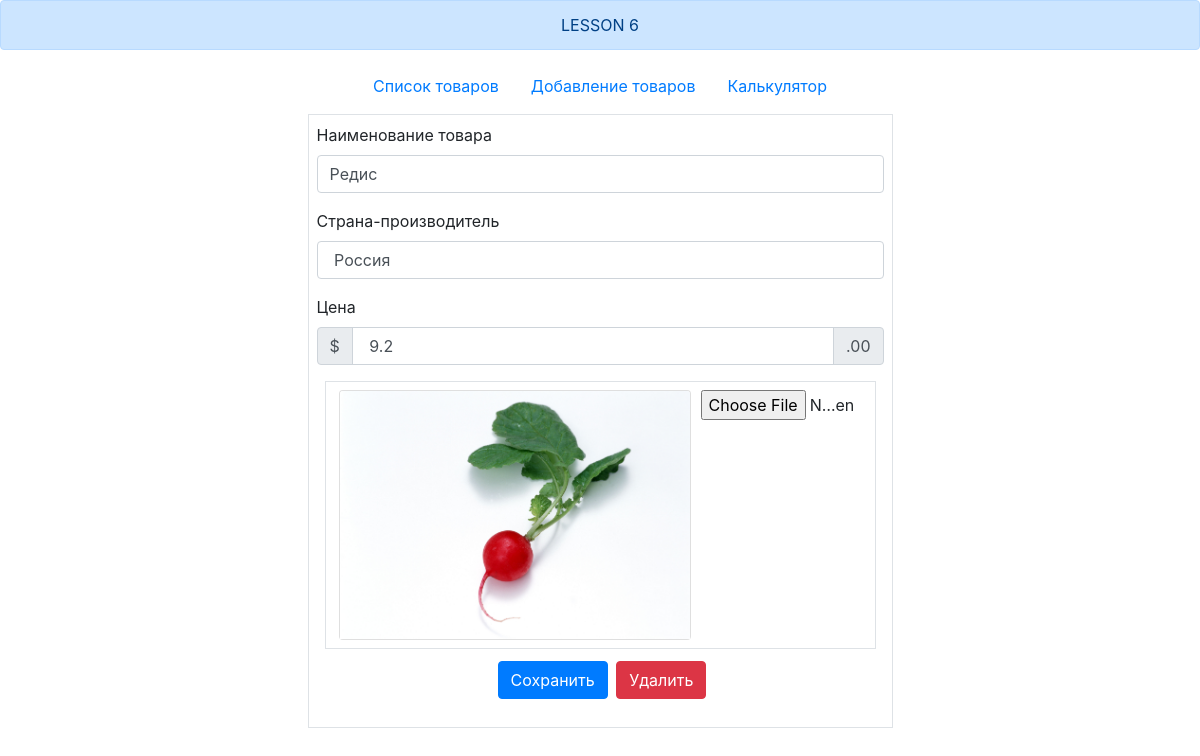
The page /card.php?id=4 on the database its author committed.
### tables this page shows
CREATE TABLE IF NOT EXISTS `goods` (
  `id` int(11) NOT NULL AUTO_INCREMENT,
  `name` varchar(255) NOT NULL,
  `country` varchar(255) NOT NULL,
  `price` float NOT NULL,
  `img` varchar(255) NOT NULL,
  PRIMARY KEY (`id`),
  UNIQUE KEY `img` (`img`),
  KEY `name` (`name`),
  KEY `country` (`country`)
);

### engine/models.php (called while the page is built, shortened)
<?php
function getGoodByID($id){
  global $db;
  $res = mysqli_query($db,'SELECT * FROM `goods` WHERE `id` = '.$id);
  return mysqli_fetch_assoc($res);
};

### public/goodForm.php (the view)
<form class= "border p-2" method="post" action = "edit.php<?=$ifID;?>" enctype="multipart/form-data">
  <div class="form-group">
    <label for="goodName">Наименование товара</label>
    <input type="text" class="form-control" id="goodName" name = "name" value="<?= $good['name'];?>">
  </div>
  <div class="form-group">
    <label for="goodCountry">Страна-производитель</label>
    <input type="text" class="form-control" id="goodCountry" name = "country" value=" <?= $good['country'];?>" >
  </div>
  <label for="goodPrice">Цена</label>
  <div class="input-group mb-3">
    <div class="input-group-prepend">
      <span class="input-group-text">$</span>
    </div>
    <input type="text" id="goodPrice" class="form-control" name = "price" value = " <?= $good['price'];?>" aria-label="Amount (to the nearest dollar)">
    <div class="input-group-append">
      <span class="input-group-text">.00</span>
    </div>
  </div>
  <div class="form-row m-2 border p-2">
    <div class="col">
      <div class="card mx-auto" style="width: 22rem;">
        <img class="card-img-top" src=" <?= $good['img'];?>" alt="...">
      </div>
    </div>
    <div class="col">
      <div class="form-group text-center">
        <input type="file" class="form-control-file" id="imgFile" name = "img">
      </div>
    </div>
  </div>
  <div class="form-group text-center">
    <button type="submit" class="btn btn-primary m-1">Сохранить</button>
    <a href="/delete.php?id=<?= $good['id'];?>" class="btn btn-danger " role="button" aria-pressed="true">Удалить</a>
  </div>
</form>

### rows shown on the page
goods: name "Редис", country "Россия", price "9.2", img (picture)
